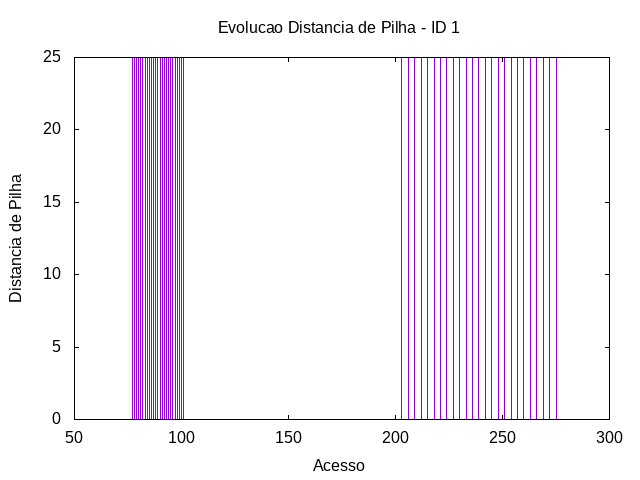

Write the gnuplot code that produced this figure.
set term png
set output "../out/mem/sum/-distp-1.png"
set title "Evolucao Distancia de Pilha - ID 1"
set xlabel "Acesso"
set ylabel "Distancia de Pilha"
plot "../out/mem/sum/-acesso-2-1.gpdat" u 2:5 w impulses t ""
